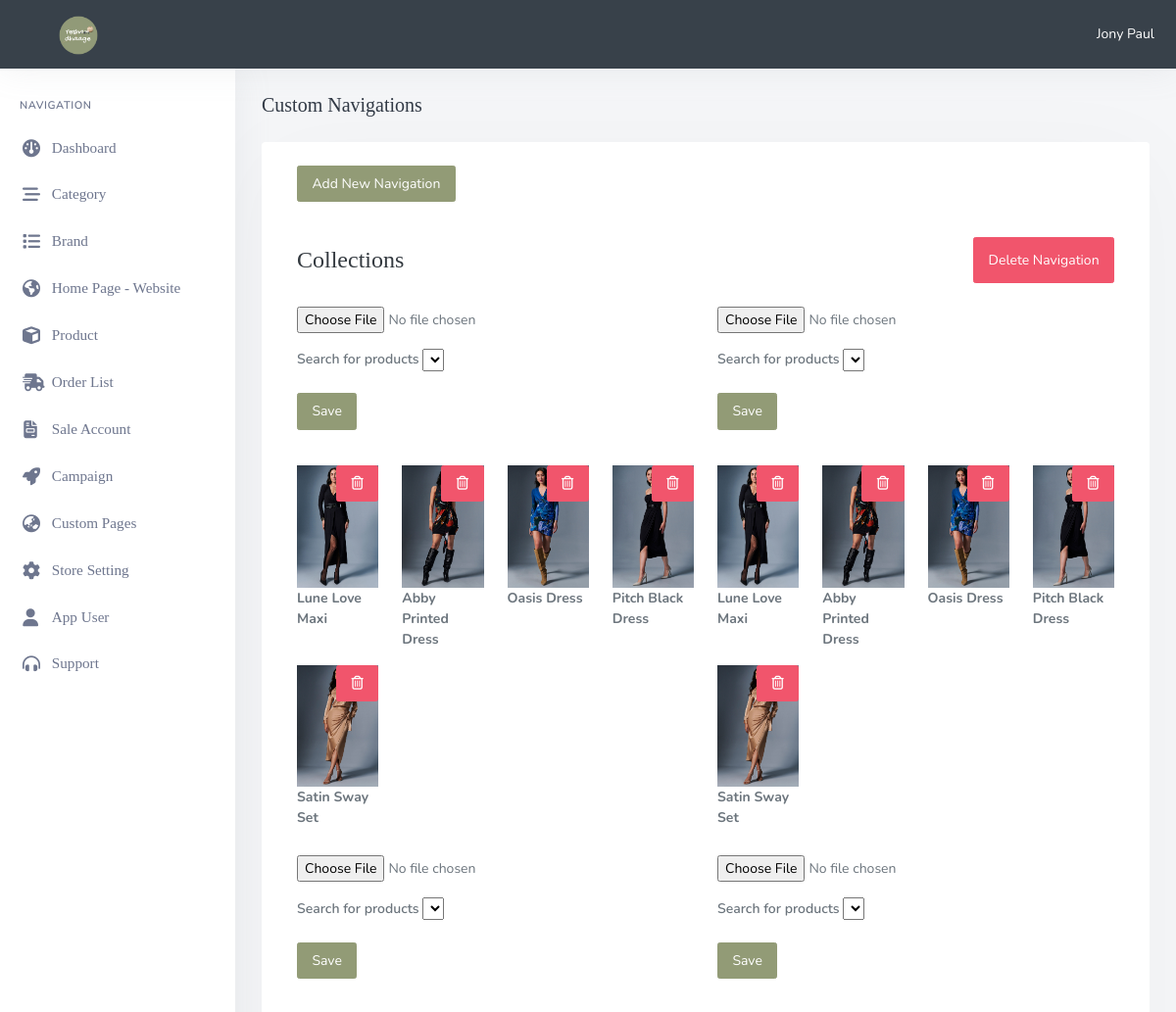
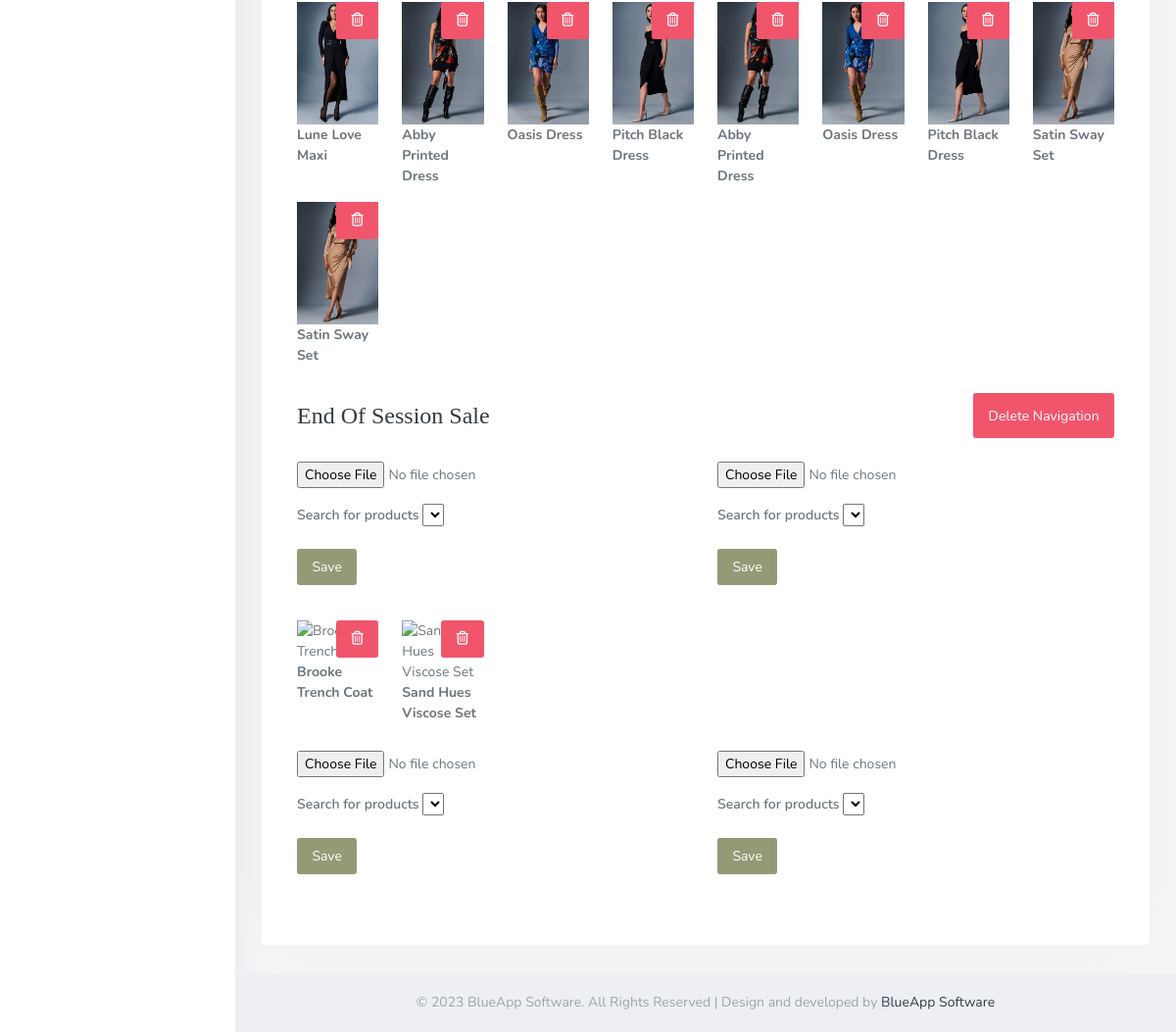
The page /admin/custom-navigations.php (signed in) on the database its author committed (2 pictures, top to bottom).
### tables this page shows
CREATE TABLE `custom_navigations` (
  `id` int(11) NOT NULL,
  `name` varchar(255) NOT NULL,
  `created_at` timestamp NOT NULL DEFAULT current_timestamp(),
  `updated_at` timestamp NOT NULL DEFAULT current_timestamp() ON UPDATE current_timestamp()
);

CREATE TABLE `custom_navigation_products` (
  `id` int(11) NOT NULL,
  `navigation_id` int(11) NOT NULL,
  `banner` varchar(255) DEFAULT NULL,
  `products` longtext DEFAULT NULL,
  `created_at` timestamp NOT NULL DEFAULT current_timestamp(),
  `updated_id` timestamp NOT NULL DEFAULT current_timestamp() ON UPDATE current_timestamp()
);

CREATE TABLE `productdetails` (
  `prod_id` int(11) NOT NULL,
  `prod_name` varchar(300) NOT NULL,
  `prod_desc` mediumtext NOT NULL,
  `prod_fulldetail` mediumtext NOT NULL,
  `name_ar` varchar(100) NOT NULL,
  `short_ar` mediumtext NOT NULL,
  `desc_ar` mediumtext NOT NULL,
  `prod_mrp` decimal(10,2) NOT NULL,
  `prod_price` decimal(10,2) NOT NULL,
  `cgst` float NOT NULL,
  `sgst` float NOT NULL,
  `igst` float NOT NULL,
  `shipping` float NOT NULL,
  `hsn_code` varchar(50) NOT NULL,
  `w_price` float NOT NULL,
  `w_qty` int(11) NOT NULL,
  `other_attribute` mediumtext NOT NULL,
  `stock` int(11) NOT NULL,
  `unit` varchar(30) NOT NULL,
  `prod_rating` int(11) NOT NULL,
  `prod_rating_count` int(11) NOT NULL,
  `prod_img_url` mediumtext NOT NULL,
  `cat_id` int(11) NOT NULL,
  `brand_id` int(11) NOT NULL,
  `review_id` int(11) NOT NULL,
  `create_by` date NOT NULL,
  `update_by` date NOT NULL,
  `coins` int(11) DEFAULT NULL,
  `discount_coins` int(11) DEFAULT NULL,
  `pricearray` mediumtext DEFAULT NULL,
  `displaystock` int(11) DEFAULT NULL,
  `sellername` varchar(80) DEFAULT NULL,
  `prod_remark` varchar(200) DEFAULT NULL,
  `freeship` int(11) DEFAULT NULL
);

### admin/custom-navigations.php (the view, shortened to what this page needs)
<?php
include('session.php');
include("header.php");
?>
<link href="<?php echo BASEURL; ?>admin/assets/custom-style.css" rel="stylesheet">
<div class="content-page">
    <div class="content">
        <div class="container-fluid">
            <div class="row">
                <div class="col-12">
                    <div class="page-title-box">
                        <h4 class="page-title">Custom Navigations</h4>
                    </div>
                </div>
            </div>
            <div class="row">
                <div class="col-12">
                    <div class="card">
                        <div class="card-body">
                            <div class="container">
                                <button type="button" class="btn btn-primary waves-effect waves-light mb-4" data-toggle="modal" data-target="#newNavigationModal">
                                    Add New Navigation
                                </button>
                                <?php
                                $navigations = [];
                                $selectNavigationsQuery = "SELECT * FROM custom_navigations";
                                $resultNavigations = $conn->query($selectNavigationsQuery);
                                if ($resultNavigations->num_rows > 0) {
                                    $rowsNavigations = $resultNavigations->fetch_all(MYSQLI_ASSOC);
                                    foreach ($rowsNavigations as $rowNavigation) {
                                        $navigationId = $rowNavigation["id"];
                                        $navigationName = $rowNavigation["name"];
                                        $selectProductsQuery = "SELECT * FROM custom_navigation_products WHERE navigation_id = $navigationId";
                                        $resultProducts = $conn->query($selectProductsQuery);
                                        if ($resultProducts->num_rows == 4) {
                                            $navigations[] = [
                                                'id' => $navigationId,
                                                'name' => $navigationName,
                                                'custom_navigation_products' => $resultProducts->fetch_all(MYSQLI_ASSOC),
                                            ];
                                        }
                                    }
                                }
                                ?>
                                <?php
                                $count = 0;
                                foreach ($navigations as $navigation) : ?>
                                    <div class="d-flex justify-content-between mb-3">
                                        <h3><?= $navigation['name'] ?></h3>
                                        <button class="btn btn-danger waves-effect waves-light delete-navigation" type="button">Delete Navigation</button>
                                    </div>
                                    <div class="row">
                                        <?php
                                        foreach ($navigation['custom_navigation_products'] as $key => $custom_navigation_product) :
                                            $products = [];
                                        ?>
                                            <div class="col-md-6 mb-2">
                                                <form id="addForm" class="addForm" action="custom-navigations-process.php" method="post" enctype="multipart/form-data">
                                                    <div class="form-group">
                                                        <input type="file" name="banner" id="banner" class="dropify" <?= $custom_navigation_product['banner'] ? 'data-default-file="' . MEDIA_URL . $custom_navigation_product['banner'] . '"' : '' ?>>
                                                    </div>
                                                    <div class="form-group">
                                                        <label for="name">Search for products</label>
                                                        <select id="product<?= $count ?>" class="product" name="products[]" data-parsley-errors-container="#product-error-<?= $count ?>"></select>
                                                    </div>
                                                    <button type="submit" class="btn btn-primary waves-effect waves-light mb-4">Save</button>
                                                </form>
                                                <div class="row">
                                                    <?php
                                                    if (!empty(json_decode($custom_navigation_product['products'], true))) {
                                                        $productIds = implode(',', json_decode($custom_navigation_product['products'], true));
                                                        $selectProductsQuery = "SELECT prod_id, prod_name, prod_img_url FROM productdetails WHERE prod_id IN ($productIds)";
                                                        $resultProducts = $conn->query($selectProductsQuery);
                                                        if ($resultProducts->num_rows > 0) {
                                                            $products = $resultProducts->fetch_all(MYSQLI_ASSOC);
                                                        }
                                                    }
                                                    ?>
                                                    <?php foreach ($products as $product) : ?>
                                                        <div class="col-4 col-md-3 position-relative">
                                                            <img src="<?= MEDIA_URL . json_decode($product['prod_img_url'], true)[0] ?>" alt="<?= $product['prod_name'] ?>" class="img-fluid">
                                                            <p class="font-weight-bold"><?= $product['prod_name'] ?></p>
                                                            <button type="button" class="btn btn-danger position-absolute delete-product" style="top: 0; right: 12px;"><i class="fa-regular fa-trash-can"></i></button>
                                                        </div>
                                                    <?php endforeach ?>
                                                </div>
                                            </div>
                                        <?php
                                            $count++;
                                        endforeach ?>
                                    </div>
                                <?php endforeach ?>
                            </div>
                        </div>
                    </div>
                </div>
            </div>
        </div>
    </div>
</div>
<?php include('footernew.php'); ?>

### admin/header.php (shortened to what this page needs)
<!DOCTYPE HTML>
<html>
<head>
  <link href="assets/libs/flatpickr/flatpickr.min.css" rel="stylesheet" type="text/css" />
  <link href="assets/libs/selectize/css/selectize.bootstrap3.css" rel="stylesheet" type="text/css" />
  <link href="assets/libs/mohithg-switchery/switchery.min.css" rel="stylesheet" type="text/css" />
  <link href="assets/libs/multiselect/css/multi-select.css" rel="stylesheet" type="text/css" />
  <link href="assets/libs/select2/css/select2.min.css" rel="stylesheet" type="text/css" />
  <link href="assets/libs/bootstrap-select/css/bootstrap-select.min.css" rel="stylesheet" type="text/css" />
  <link href="assets/libs/bootstrap-touchspin/jquery.bootstrap-touchspin.min.css" rel="stylesheet" type="text/css" />
  <link href="assets/libs/bootstrap-datepicker/css/bootstrap-datepicker.min.css" rel="stylesheet" type="text/css" />
  <link href="assets/libs/clockpicker/bootstrap-clockpicker.min.css" rel="stylesheet" type="text/css" />
  <link href="assets/libs/sweetalert2/sweetalert2.min.css" rel="stylesheet" type="text/css" />
  <link href="assets/libs/dropzone/min/dropzone.min.css" rel="stylesheet" type="text/css" />
  <link href="assets/libs/dropify/css/dropify.min.css" rel="stylesheet" type="text/css" />
  <link href="assets/libs/busyload/app.min.css" rel="stylesheet" type="text/css" />
  <link href="assets/libs/auto-complete/jquery-ui.css" rel="stylesheet" type="text/css" />
  <link href="assets/libs/ladda/ladda-themeless.min.css" rel="stylesheet" type="text/css" />
  <link href="assets/libs/datatables.net-bs4/css/dataTables.bootstrap4.min.css" rel="stylesheet" type="text/css" />
  <link href="assets/libs/datatables.net-responsive-bs4/css/responsive.bootstrap4.min.css" rel="stylesheet" type="text/css" />
  <link href="assets/libs/datatables.net-buttons-bs4/css/buttons.bootstrap4.min.css" rel="stylesheet" type="text/css" />
  <link href="assets/libs/datatables.net-select-bs4/css//select.bootstrap4.min.css" rel="stylesheet" type="text/css" />
  <link href="assets/css/bootstrap.min.css" rel="stylesheet" type="text/css" id="bs-default-stylesheet" />
  <link href="assets/css/app.min.css" rel="stylesheet" type="text/css" id="app-default-stylesheet" />
  <link href="assets/css/bootstrap-dark.min.css" rel="stylesheet" type="text/css" id="bs-dark-stylesheet" disabled />
  <link href="assets/css/app-dark.min.css" rel="stylesheet" type="text/css" id="app-dark-stylesheet" disabled />
  <link href="assets/css/icons.min.css" rel="stylesheet" type="text/css" />
  <link rel="stylesheet" href="https://cdnjs.cloudflare.com/ajax/libs/font-awesome/6.4.0/css/all.min.css" />
  <link rel="stylesheet" href="css/export.css" type="text/css" media="all" />
</head>
<body data-layout='{"mode": "light", "width": "fluid", "menuPosition": "fixed", "sidebar": { "color": "light", "size": "default", "showuser": false}, "topbar": {"color": "dark"}, "showRightSidebarOnPageLoad": true}'>
  <div id="wrapper">
    <div class="navbar-custom">
      <div class="container-fluid">
        <ul class="list-unstyled topnav-menu float-right mb-0">
          <li class="dropdown notification-list topbar-dropdown">
            <a class="nav-link dropdown-toggle nav-user mr-0 waves-effect" data-toggle="dropdown" href="#" role="button" aria-haspopup="false" aria-expanded="false">
              <span class="pro-user-name ml-1">
                <?= $_SESSION['seller_name']; ?> <i class="mdi mdi-chevron-down"></i>
              </span>
            </a>
          </li>
        </ul>
        <ul class="list-unstyled topnav-menu topnav-menu-left m-0">
          <li>
            <button class="button-menu-mobile waves-effect">
            </button>
          </li>
          <li>
            <a class="navbar-toggle nav-link" data-toggle="collapse" data-target="#topnav-menu-content">
              <div class="lines">
                <span>
                  <div class="logo-box">
                    <a href="#" class="logo logo-light">
                      <span class="logo-lg">
                        <img src="assets/images/logo.png" alt="" height="40">
                      </span>
                    </a>
                  </div>
                </span>
              </div>
            </a>
          </li>
        </ul>
        <div class="clearfix"></div>
      </div>
    </div>
    <div class="left-side-menu">
      <div class="h-100" data-simplebar>
        <div id="sidebar-menu">
          <ul id="side-menu">
            <li class="menu-title">Navigation</li>
            <?php if ($_SESSION['roll']  == "admin") { ?>
              <li>
                <a href="dashboard.php">
                  <i class="fa fa-dashboard"></i>
                  <span>Dashboard</span>
                </a>
              </li>
              <li>
                <a href="category.php">
                  <i class="fa-solid fa-bars-staggered"></i>
                  <span>Category</span>
                </a>
              </li>
              <li>
                <a href="brand.php">
                  <i class="fa-solid fa-list"></i>
                  <span>Brand</span>
                </a>
              </li>
              <li>
                <a href="homepage-banner-website.php">
                  <i class="fa-solid fa-earth-americas"></i>
                  <span>Home Page - Website</span>
                </a>
              </li>
              <li>
                <a href="#produdct" data-toggle="collapse">
                  <i class="fa-solid fa-cube"></i>
                  <span> Product </span>
                  <span class="menu-arrow"></span>
                </a>
              </li>
              <li>
                <a href="orders.php">
                  <i class="fa-solid fa-truck-fast"></i>
                  <span>Order List</span>
                </a>
              </li>
              <li>
                <a href="account.php">
                  <i class="fa-solid fa-file-invoice"></i>
                  <span>Sale Account</span>
                </a>
              </li>
              <li>
                <a href="account.php">
                  <i class="fa-solid fa-rocket"></i>
                  <span>Campaign</span>
                </a>
              </li>
              <li>
                <a href="store_setting.php">
                  <i class="fa-solid fa-earth-asia"></i>
                  <span>Custom Pages</span>
                </a>
              </li>
              <li>
                <a href="store_setting.php">
                  <i class="fa-solid fa-gear"></i>
                  <span>Store Setting</span>
                </a>
              </li>
              <li>
                <a href="userlist.php">
                  <i class="fa-solid fa-user"></i>
                  <span>App User</span>
                </a>
              </li>
              <li>
                <a href="support.php">
                  <i class="fa-solid fa-headphones-simple"></i>
                  <span>Support</span>
                </a>
              </li>
            <?php } ?>
          </ul>
        </div>
      </div>
    </div>
    <link href="css/xdialog.min.css" rel="stylesheet" />

### admin/footernew.php (shortened to what this page needs)
<div class="footer">
    <p class="text-center mb-0">&copy; 2023 BlueApp Software. All Rights Reserved | Design and developed by <a href="https://www.blueappsoftware.com/" class="text-dark" target="_blank">BlueApp Software</a></p>
</div>
</div>
</body>
</html>

### admin/assets/custom-style.css (style rules this page uses)
.nav-link { border: 0px !important; }

### admin/header.php (style rules this page uses)
.pro-user-name { color: #fff; }
li { list-style-type: none; }

### rows shown on the page
custom_navigations: name "Collections"
productdetails: shows a picture, prod_name "Lune Love Maxi"
productdetails: shows a picture, prod_name "Abby Printed Dress"
productdetails: shows a picture, prod_name "Oasis Dress"
productdetails: shows a picture, prod_name "Pitch Black Dress"
productdetails: shows a picture, prod_name "Satin Sway Set"
custom_navigations: name "End Of Session Sale"
productdetails: prod_name "Brooke Trench Coat"
productdetails: prod_name "Sand Hues Viscose Set"

### other values the page prints
$_SESSION['seller_name'] "Jony Paul"
